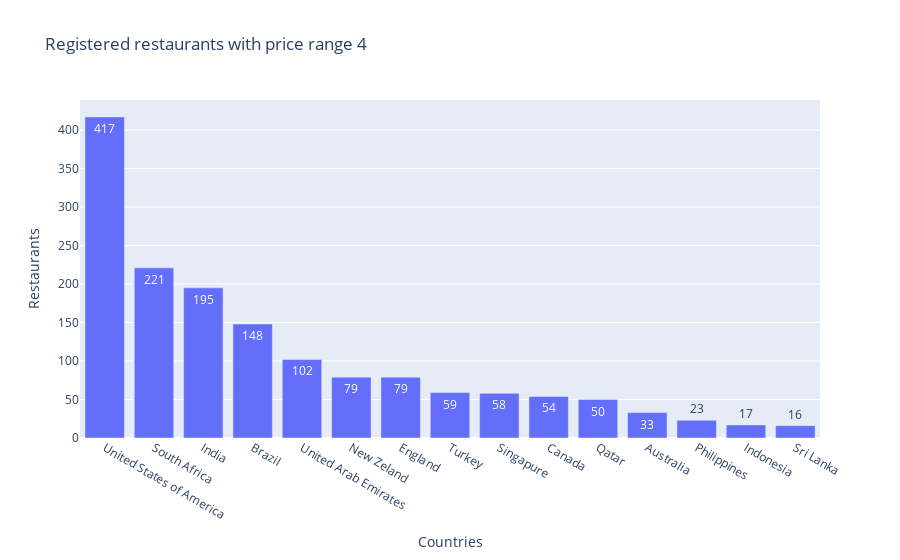

Notebook code cell kept with this figure:
### Markdown cell above
### Which country has the most registered restaurants with price range 4

### Code cell
df_aux = df1[['country_name', 'restaurant_id', 'price_range']].groupby(['country_name', 'price_range']).nunique().sort_values('restaurant_id', ascending=False).reset_index()
df_aux = df_aux[df_aux['price_range'] == 4]
df_aux = df_aux[['country_name', 'restaurant_id']]
fig = px.bar(df_aux, x='country_name', y='restaurant_id',text_auto=True, title='Registered restaurants with price range 4', labels={'country_name': 'Countries', 'restaurant_id':'Restaurants'}) 
fig.show()

### Figure 1 — Plotly figure (JSON) as saved in the notebook; plotly's stock layout.template omitted (floating-point values rounded to 4 significant figures)
{"data": [{"alignmentgroup": "True", "hovertemplate": "Countries=%{x}<br>Restaurants=%{y}<extra></extra>", "legendgroup": "", "marker": {"color": "#636efa", "pattern": {"shape": ""}}, "name": "", "offsetgroup": "", "orientation": "v", "showlegend": false, "textposition": "auto", "texttemplate": "%{y}", "type": "bar", "x": ["United States of America", "South Africa", "India", "Brazil", "United Arab Emirates", "New Zeland", "England", "Turkey", "Singapure", "Canada", "Qatar", "Australia", "Philippines", "Indonesia", "Sri Lanka"], "xaxis": "x", "y": [417, 221, 195, 148, 102, 79, 79, 59, 58, 54, 50, 33, 23, 17, 16], "yaxis": "y"}], "layout": {"barmode": "relative", "legend": {"tracegroupgap": 0}, "title": {"text": "Registered restaurants with price range 4"}, "xaxis": {"anchor": "y", "domain": [0, 1], "title": {"text": "Countries"}}, "yaxis": {"anchor": "x", "domain": [0, 1], "title": {"text": "Restaurants"}}}}
